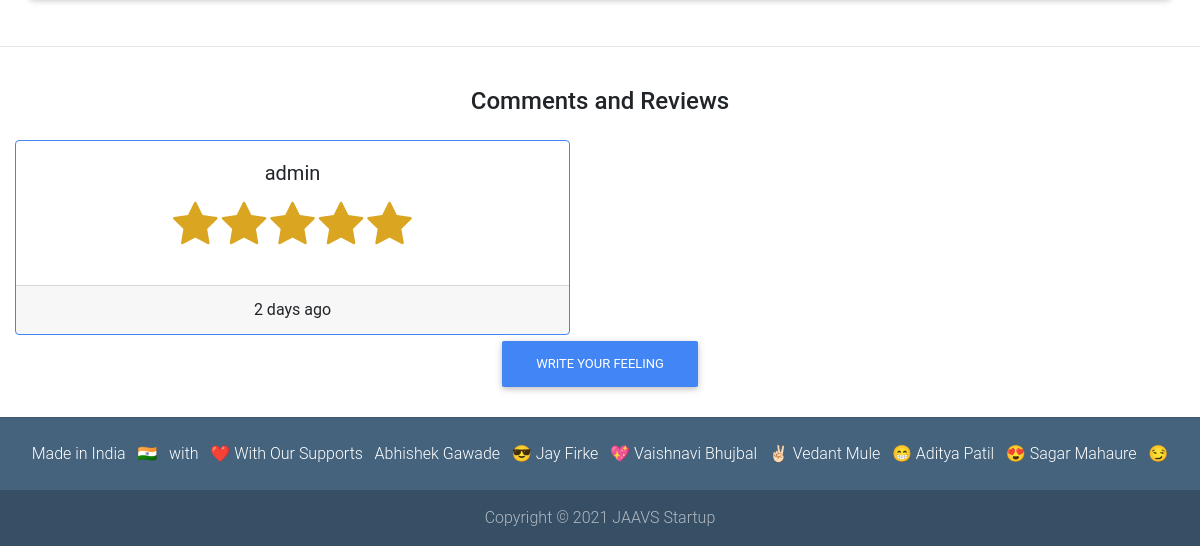
Before: /product_view/ygi-imported-premium-quality-spoke-wheel-regular-foldable-manual-wheelchair-for-old-and-handicapped/ (lower part) with the older database file.
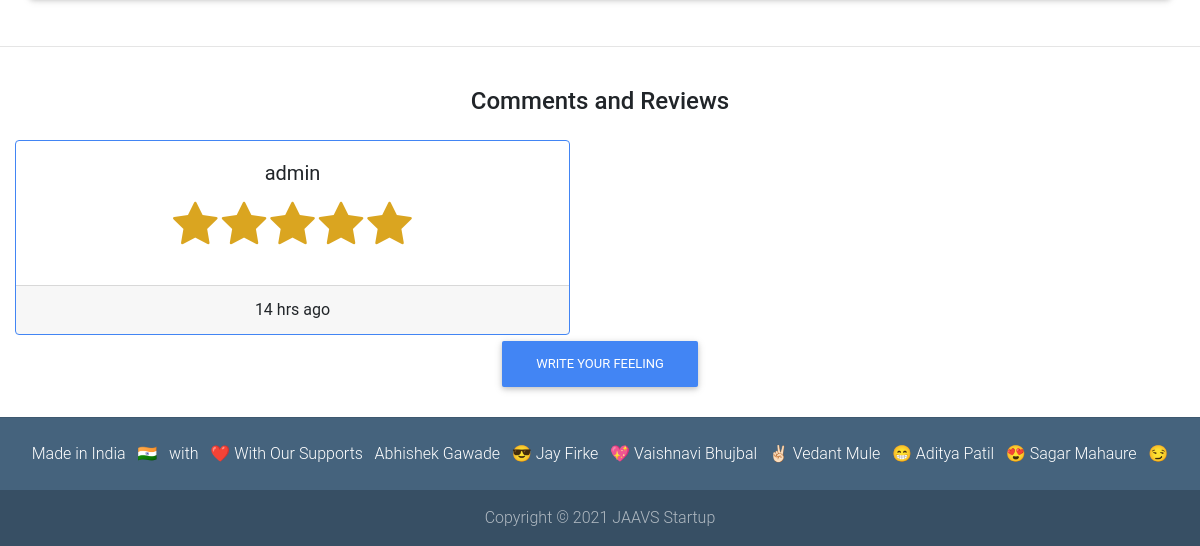
After: the same page with the newer database file.
### base/models.py (models this page shows, shortened)
class Comment(models.Model):
    user=models.ForeignKey(settings.AUTH_USER_MODEL,on_delete=models.CASCADE)
    product = models.ForeignKey(Item,on_delete=models.CASCADE)
    rating = models.IntegerField(default=0,validators=[
                MaxValueValidator(5),MinValueValidator(0)
            ])
    body = models.TextField(blank=True,null=True)
    created = models.DateTimeField(auto_now_add=True)
    updated = models.DateTimeField(auto_now=True)

### base/views.py (the view)
# urls.py: path('product_view/<slug>/',item_detail_view,name ='product-view'),
def item_detail_view(request,slug):
    item=Item.objects.get(slug=slug)
    messages_item=Comment.objects.filter(product=item)[::-1]
    images_list=[]
    if item.image:
        images_list.append(item.image.url)
        if item.image2:
            images_list.append(item.image2.url)
            if item.image3:
                images_list.append(item.image3.url)
                if item.image4:
                    images_list.append(item.image4.url)
                    if item.image5:
                        images_list.append(item.image5.url)
                        if item.image6:
                            images_list.append(item.image6.url)
    print('^^^^^^^^^^^^^^^^^^^^^^^^^^666',images_list)
    context={
        'object':item,
        'messages_item':messages_item,
        'images_list':images_list,
        'range': range(1,6)
    }
    return render(request,'product-page.html',context)

### base/models.py (called while the page is built)
    def get_add_to_cart_url(self):
        return reverse("base:add-to-cart", kwargs={"slug": self.slug})

    def get_remove_to_cart_url(self):
        return reverse("base:remove-from-cart", kwargs={"slug": self.slug})

### templates/product-page.html (shortened to what this page needs)
{% extends 'base.html' %}
{% load date_tag %}
{% load static %}
{% block content %}
  <main class="mt-5 pt-4">
    <div class="container dark-grey-text mt-5">
      <div class="row wow fadeIn">
        </div>
      </div>
      <hr>
      <div class="row d-flex justify-content-center wow fadeIn">
        <h4 class="my-4 h4 text-center">Comments and Reviews</h4>
        <div class="col-md-12 ">
          <div class="card-deck">
        {% for review in messages_item %}
          {% if review.rating != 0 %}
                 <div class="col-sm-6">
                        <div class="card text-center border border-primary shadow-3 " >
                              <div class="card-body">
                                  <h5 class="card-title">{{review.user}}</h5>
                                  <p class="rating_button"  id="{{review.rating}}">
                                      {% for i in range %}
                                            {% if  i <= review.rating %}
                                               <span id='sd{{i}}' class="fa fa-star fa-3x checked"></span>
                                            {% else %}
                                              <span id='sd{{i}}' class="fa fa-star fa-3x"></span>
                                            {% endif %}
                                      {% endfor %}
                              </div>
                              <div class="card-footer">{{ review|date_str_output }}</div>
                          </div>
                    </div>
                {% endif %}
        {% endfor %}
        </div>
      <div class="row d-flex justify-content-center wow fadeIn">
        <button type="button" class="btn btn-primary" data-toggle="modal" data-target="#exampleModal" data-whatever="@mdo">Write Your Feeling</button>
      </div>
    </div>
  </main>
  {% endblock content %}

Changed rows visible on the page:
changed Comment "admin": created+updated "2 days ago" → "14 hrs ago"
